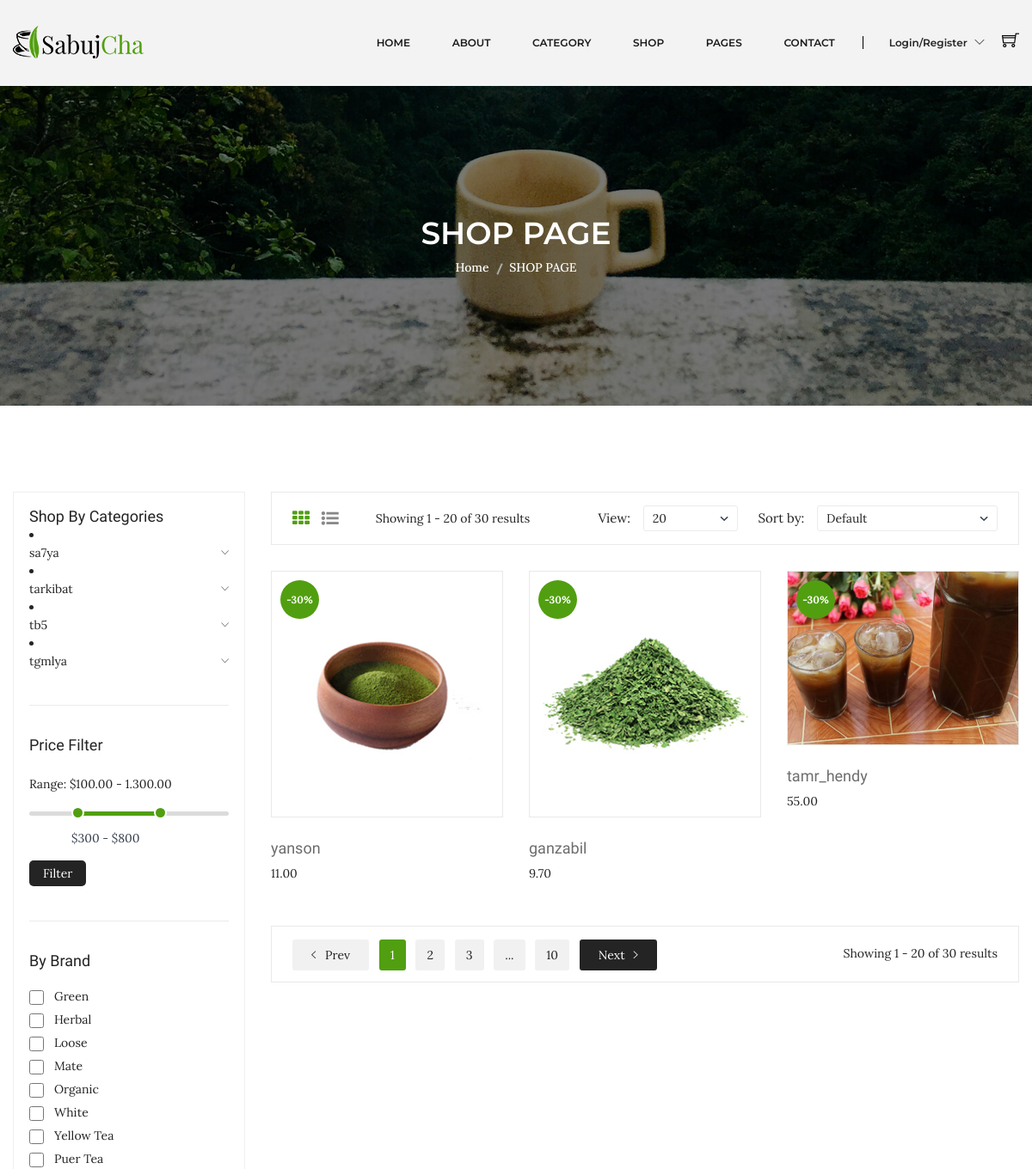
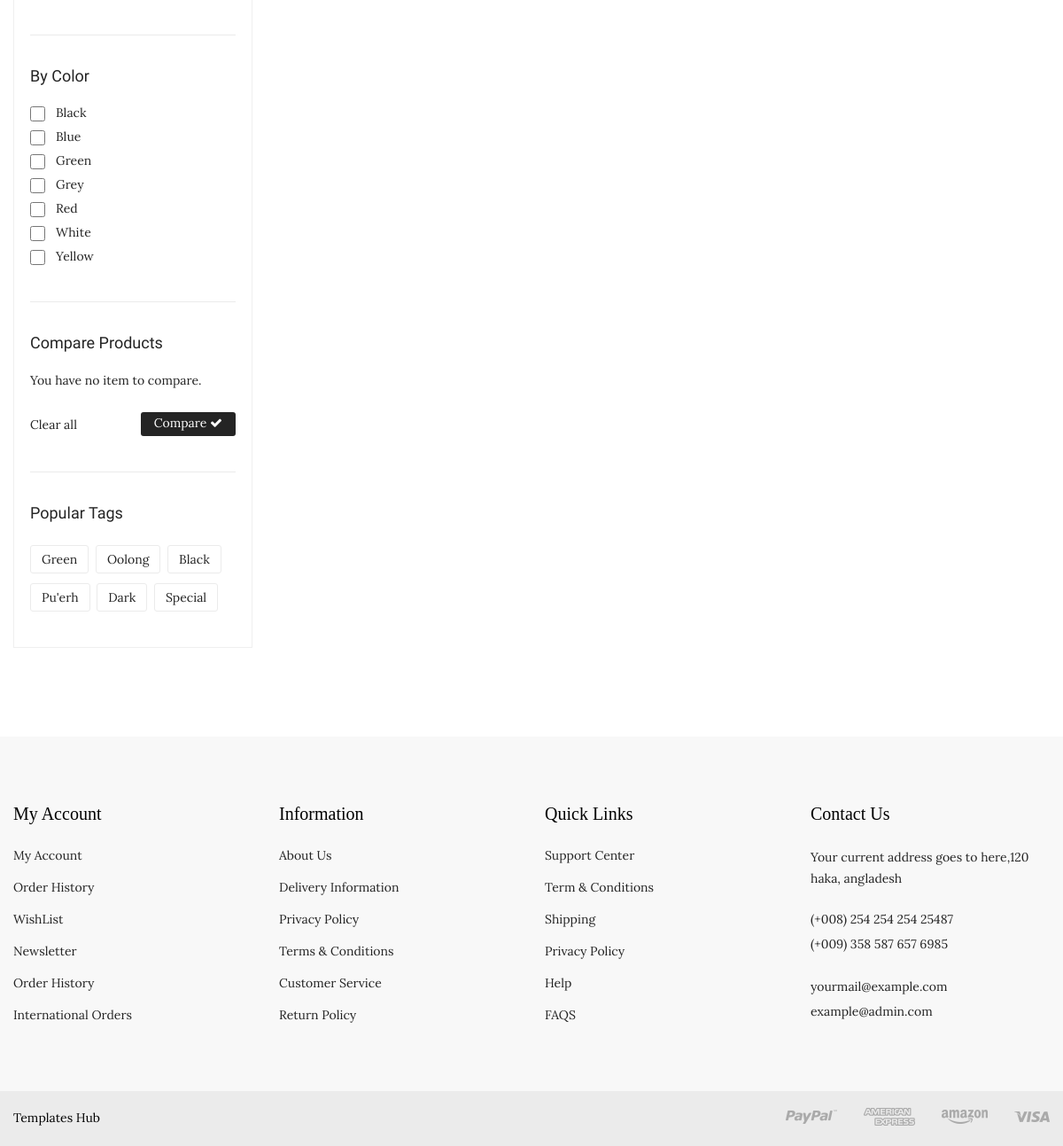
The page /ecommerce/php-final-p4-master/shop.php?sub=7 on the database its author committed (2 pictures, top to bottom).
### tables this page shows
CREATE TABLE `products` (
  `id` int(10) NOT NULL,
  `name` varchar(255) DEFAULT NULL,
  `details` longtext DEFAULT NULL,
  `photo` varchar(255) DEFAULT 'default.png',
  `stock` int(10) DEFAULT NULL,
  `code` int(5) DEFAULT NULL,
  `status` tinyint(1) NOT NULL DEFAULT 1,
  `subcaterory_id` int(10) NOT NULL,
  `created_at` timestamp NOT NULL DEFAULT current_timestamp(),
  `updated_at` timestamp NOT NULL DEFAULT current_timestamp(),
  `price` decimal(8,2) DEFAULT NULL
);

CREATE TABLE `category` (
  `id` int(10) NOT NULL,
  `name` varchar(50) NOT NULL,
  `photo` varchar(100) NOT NULL,
  `status` tinyint(4) DEFAULT NULL
);

### ecommerce/php-final-p4-master/php/database.php (called while the page is built, shortened)
<?php
class database {
    public $DBserverName = 'localhost';
    public $DBuserName = 'root';
    public $DBpassword = '';
    public $DBName = 'nti_ecommercw';
    public $con;
    function __construct() {
        $this->con = new mysqli($this->DBserverName,$this->DBuserName,$this->DBpassword,$this->DBName);
    }
    public function runDQL($query)
    {
       $result = $this->con->query($query);
       $count=$result->num_rows;
       if($count > 0){
            return $result;
       }else{
           return [];
       }
    }
}

### ecommerce/php-final-p4-master/php/product.php (called while the page is built, shortened)
<?php
include_once "database.php";
class product extends database implements operation {
    private $category_id;
    public function setCategoryId($category_id)
    {
        return $this->category_id=$category_id;
    }
    public function getAllDatafromsub(){
        $query= "SELECT `products`.* from`products` where `products`.`subcaterory_id`=$this->category_id";
        return $this->runDQL($query);
    }
}

### ecommerce/php-final-p4-master/php/category.php (called while the page is built, shortened)
<?php
include_once "database.php";
class Category extends database implements operation {
    public function getAllData(){
        $query= "SELECT `category`.* from`category`ORDER BY `category`.`name` ASC LIMIT 4";
          return $this->runDQL($query);
    }
}
?>

### ecommerce/php-final-p4-master/shop.php (the view, shortened to what this page needs)
<?php include_once "header.php" ?>
<div class="breadcrumb-area bg-image-3 ptb-150">
    <div class="container">
        <div class="breadcrumb-content text-center">
            <h3>SHOP PAGE</h3>
            <ul>
                <li><a href="index.html">Home</a></li>
                <li class="active">SHOP PAGE</li>
            </ul>
        </div>
    </div>
</div>
<div class="shop-page-area ptb-100">
    <div class="container">
        <div class="row flex-row-reverse">
            <div class="col-lg-9">
                <div class="shop-topbar-wrapper">
                    <div class="shop-topbar-left">
                        <ul class="view-mode">
                            <li class="active"><a href="#product-grid" data-view="product-grid"><i class="fa fa-th"></i></a></li>
                            <li><a href="#product-list" data-view="product-list"><i class="fa fa-list-ul"></i></a></li>
                        </ul>
                        <p>Showing 1 - 20 of 30 results </p>
                    </div>
                    <div class="product-sorting-wrapper">
                        <div class="product-shorting shorting-style">
                            <label>View:</label>
                            <select>
                                <option value=""> 20</option>
                            </select>
                        </div>
                        <div class="product-show shorting-style">
                            <label>Sort by:</label>
                            <select>
                                <option value="">Default</option>
                            </select>
                        </div>
                    </div>
                </div>
                <div class="grid-list-product-wrapper">
                    <div class="product-grid product-view pb-20">
                        <div class="row">
                            <?php
                            include_once "php/product.php";
                            include_once "php/category.php";
                            $productObj = new product;
                            if (isset($_GET['sub'])) {
                                if ($_GET['sub']&& is_numeric($_GET['sub'])) {
                                    $productObj->setCategoryId($_GET['sub']);
                                    $productData = $productObj->getAllDatafromsub();
                            } else{
                                header('location:404.php');
                            }
                        }else {
                            $productData = $productObj->getAllData();
                        }
                            if ($productData) {
                                $products = $productData->fetch_all(MYSQLI_ASSOC);
                                foreach ($products as $key => $value) {
                            ?>
                                    <div class="product-width col-xl-4 col-lg-4 col-md-4 col-sm-6 col-12 mb-30">
                                        <div class="product-wrapper">
                                            <div class="product-img">
                                                <a href="product-details.php?pro=<?php echo $value['id'] ?>">
                                                    <img alt="" src="assets/img/product/<?php echo $value['photo'] ?>">
                                                </a>
                                                <span>-30%</span>
                                                <div class="product-action">
                                                </div>
                                            </div>
                                            <div class="product-content text-left">
                                                <div class="product-hover-style">
                                                    <div class="product-title">
                                                        <h4>
                                                            <a href="product-details.php?pro=<?php  echo $value['id'] ?>"><?php echo $value['name'] ?></a>
                                                        </h4>
                                                    </div>
                                                </div>
                                                <div>
                                                    <span class="product-price-old"><?php echo $value['price'] ?> </span>
                                                </div>
                                            </div>
                                        </div>
                                    </div>
                            <?php
                                }
                            } else {
                                echo "<div class='alert alert-warning'>There is no product yet</div>div";
                            }
                            ?>
                        </div>
                    </div>
                    <div class="pagination-total-pages">
                        <div class="pagination-style">
                            <ul>
                                <li><a class="prev-next prev" href="#"><i class="ion-ios-arrow-left"></i> Prev</a></li>
                                <li><a class="active" href="#">1</a></li>
                                <li><a href="#">2</a></li>
                                <li><a href="#">3</a></li>
                                <li><a href="#">...</a></li>
                                <li><a href="#">10</a></li>
                                <li><a class="prev-next next" href="#">Next<i class="ion-ios-arrow-right"></i> </a></li>
                            </ul>
                        </div>
                        <div class="total-pages">
                            <p>Showing 1 - 20 of 30 results </p>
                        </div>
                    </div>
                </div>
            </div>
            <div class="col-lg-3">
                <div class="shop-sidebar-wrapper gray-bg-7 shop-sidebar-mrg">
                    <div class="shop-widget">
                        <h4 class="shop-sidebar-title">Shop By Categories</h4>
                        <div class="shop-catigory">
                            <?php
                            $category = new category;
                            $categoryResult = $category->getAllData();
                            if ($categoryResult) {
                                $categories = $categoryResult->fetch_all(MYSQLI_ASSOC);
                                foreach ($categories as $key => $value) {
                            ?>
                                    <li>
                                        <ul>
                                            <li> <a data-toggle="collapse" data-parent="#faq" href="#shop-catigory-<?php echo $value['id'] ?>"><?php echo $value['name'] ?><i class="ion-ios-arrow-down"></i></a>
                                        </ul>
                                    </li>
                            <?php
                                }
                            } else {
                            }
                            ?>
                        </div>
                    </div>
                    <div class="shop-price-filter mt-40 shop-sidebar-border pt-35">
                        <h4 class="shop-sidebar-title">Price Filter</h4>
                        <div class="price_filter mt-25">
                            <span>Range: $100.00 - 1.300.00 </span>
                            <div id="slider-range"></div>
                            <div class="price_slider_amount">
                                <div class="label-input">
                                    <input type="text" id="amount" name="price" placeholder="Add Your Price" />
                                </div>
                                <button type="button">Filter</button>
                            </div>
                        </div>
                    </div>
                    <div class="shop-widget mt-40 shop-sidebar-border pt-35">
                        <h4 class="shop-sidebar-title">By Brand</h4>
                        <div class="sidebar-list-style mt-20">
                            <ul>
                                <li><input type="checkbox"><a href="#">Green </a>
                                <li><input type="checkbox"><a href="#">Herbal </a></li>
                                <li><input type="checkbox"><a href="#">Loose </a></li>
                                <li><input type="checkbox"><a href="#">Mate </a></li>
                                <li><input type="checkbox"><a href="#">Organic </a></li>
                                <li><input type="checkbox"><a href="#">White </a></li>
                                <li><input type="checkbox"><a href="#">Yellow Tea </a></li>
                                <li><input type="checkbox"><a href="#">Puer Tea </a></li>
                            </ul>
                        </div>
                    </div>
                    <div class="shop-widget mt-40 shop-sidebar-border pt-35">
                        <h4 class="shop-sidebar-title">By Color</h4>
                        <div class="sidebar-list-style mt-20">
                            <ul>
                                <li><input type="checkbox"><a href="#">Black </a></li>
                                <li><input type="checkbox"><a href="#">Blue </a></li>
                                <li><input type="checkbox"><a href="#">Green </a></li>
                                <li><input type="checkbox"><a href="#">Grey </a></li>
                                <li><input type="checkbox"><a href="#">Red</a></li>
                                <li><input type="checkbox"><a href="#">White </a></li>
                                <li><input type="checkbox"><a href="#">Yellow </a></li>
                            </ul>
                        </div>
                    </div>
                    <div class="shop-widget mt-40 shop-sidebar-border pt-35">
                        <h4 class="shop-sidebar-title">Compare Products</h4>
                        <div class="compare-product">
                            <p>You have no item to compare. </p>
                            <div class="compare-product-btn">
                                <span>Clear all </span>
                                <a href="#">Compare <i class="fa fa-check"></i></a>
                            </div>
                        </div>
                    </div>
                    <div class="shop-widget mt-40 shop-sidebar-border pt-35">
                        <h4 class="shop-sidebar-title">Popular Tags</h4>
                        <div class="shop-tags mt-25">
                            <ul>
                                <li><a href="#">Green</a></li>
                                <li><a href="#">Oolong</a></li>
                                <li><a href="#">Black</a></li>
                                <li><a href="#">Pu'erh</a></li>
                                <li><a href="#">Dark </a></li>
                                <li><a href="#">Special</a></li>
                            </ul>
                        </div>
                    </div>
                </div>
            </div>
        </div>
    </div>
</div>
<?php include_once "footer.php" ?>

### rows shown on the page
products: photo (picture), name "yanson", price "11.00"
products: photo (picture), name "ganzabil", price "9.70"
products: photo (picture), name "tamr_hendy", price "55.00"
category: name "sa7ya"
category: name "tarkibat"
category: name "tb5"
category: name "tgmlya"
